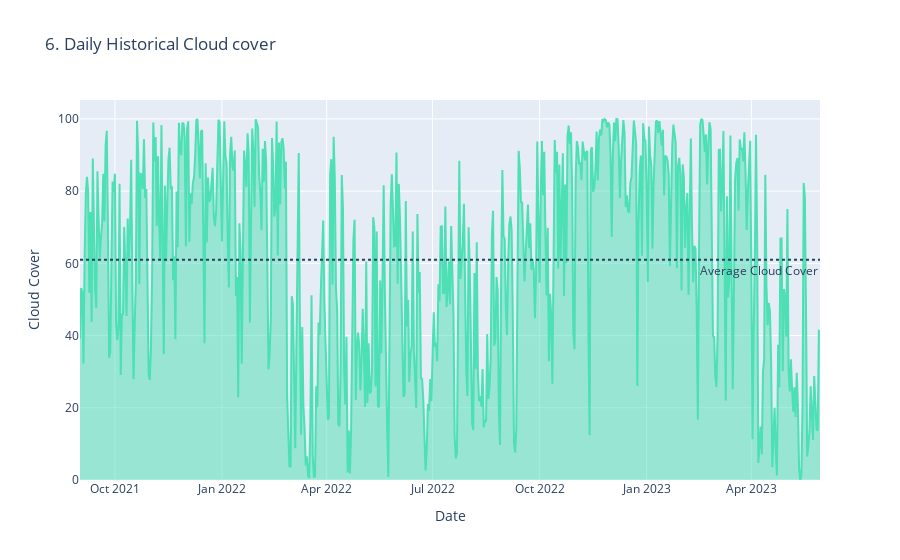

The notebook cell this image was saved under:
### Code cell
fig = px.area(daily, x=daily.index, y="cloudcover_total",
              title='6. Daily Historical Cloud cover')
fig.add_hline(y= meancloudcover, line_dash="dot",
              annotation_text="Average Cloud Cover", annotation_position="bottom right")
fig.update_traces(line_color='#4ce0b4')
fig.update_layout(xaxis_title="Date", yaxis_title="Cloud Cover",
                  legend=dict(orientation="h", yanchor="bottom", y=1.02, xanchor="right", x=1))
fig.show()

### Figure 1 — Plotly figure (JSON) as saved in the notebook; plotly's stock layout.template omitted (floating-point values rounded to 4 significant figures; data arrays with more than 128 entries replaced by an {"elided": "..."} marker saying what was removed)
{"data": [{"fillpattern": {"shape": ""}, "hovertemplate": "datetime=%{x}<br>cloudcover_total=%{y}<extra></extra>", "legendgroup": "", "line": {"color": "#4ce0b4"}, "marker": {"symbol": "circle"}, "mode": "lines", "name": "", "orientation": "v", "showlegend": false, "stackgroup": "1", "type": "scatter", "x": {"elided": "637 str values"}, "xaxis": "x", "y": {"elided": "637 float values"}, "yaxis": "y"}], "layout": {"annotations": [{"showarrow": false, "text": "Average Cloud Cover", "x": 1, "xanchor": "right", "xref": "x domain", "y": 61.02, "yanchor": "top", "yref": "y"}], "legend": {"orientation": "h", "tracegroupgap": 0, "x": 1, "xanchor": "right", "y": 1.02, "yanchor": "bottom"}, "shapes": [{"line": {"dash": "dot"}, "type": "line", "x0": 0, "x1": 1, "xref": "x domain", "y0": 61.02, "y1": 61.02, "yref": "y"}], "title": {"text": "6. Daily Historical Cloud cover"}, "xaxis": {"anchor": "y", "domain": [0, 1], "title": {"text": "Date"}}, "yaxis": {"anchor": "x", "domain": [0, 1], "title": {"text": "Cloud Cover"}}}}
